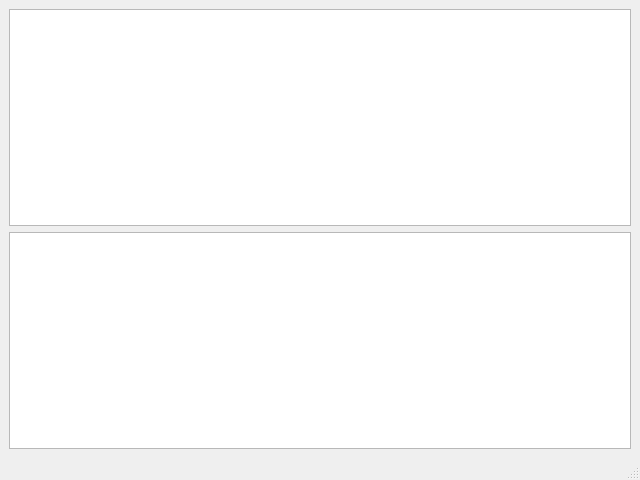
<?xml version="1.0" encoding="UTF-8"?>
<ui version="4.0">
 <class>MainWindow</class>
 <widget class="QMainWindow" name="MainWindow">
  <property name="geometry">
   <rect>
    <x>0</x>
    <y>0</y>
    <width>640</width>
    <height>480</height>
   </rect>
  </property>
  <property name="windowTitle">
   <string>List</string>
  </property>
  <widget class="QWidget" name="centralwidget">
   <layout class="QGridLayout" name="gridLayout">
    <item row="5" column="0">
     <widget class="QTableView" name="tableView"/>
    </item>
    <item row="0" column="0">
     <widget class="QTableView" name="tableView2"/>
    </item>
   </layout>
  </widget>

<!--  <widget class="QMenuBar" name="menubar">-->
<!--   <property name="geometry">-->
<!--    <rect>-->
<!--     <x>0</x>-->
<!--     <y>0</y>-->
<!--     <width>640</width>-->
<!--     <height>22</height>-->
<!--    </rect>-->
<!--   </property>-->
<!--   <widget class="QMenu" name="menuFile">-->
<!--    <property name="title">-->
<!--     <string>Fi&amp;le</string>-->
<!--    </property>-->
<!--    <addaction name="actionNewCrate"/>-->
<!--    <addaction name="separator"/>-->
<!--    <addaction name="actionNewBox"/>-->
<!--    <addaction name="separator"/>-->
<!--    <addaction name="actionExit"/>-->
<!--   </widget>-->
<!--   <widget class="QMenu" name="menuRun">-->
<!--   <property name="title">-->
<!--    <string>Run</string>-->
<!--   </property>-->
<!--    <addaction name="actionRun"/>-->
<!--   </widget>-->
<!--   <addaction name="menuFile"/>-->
<!--   <addaction name="menuRun"/>-->
<!--  </widget>-->

  <widget class="QStatusBar" name="statusbar"/>
  <action name="actionNewCrate">
   <property name="text">
    <string>Add Crate</string>
   </property>
  </action>
  <action name="actionNewBox">
   <property name="text">
    <string>Add Box</string>
   </property>
  </action>
  <action name="actionExit">
   <property name="text">
    <string>Exit</string>
   </property>
  </action>
   <action name="actionRun">
   <property name="text">
    <string>Run</string>
   </property>
  </action>
 </widget>
 <resources/>
 <connections/>
</ui>
